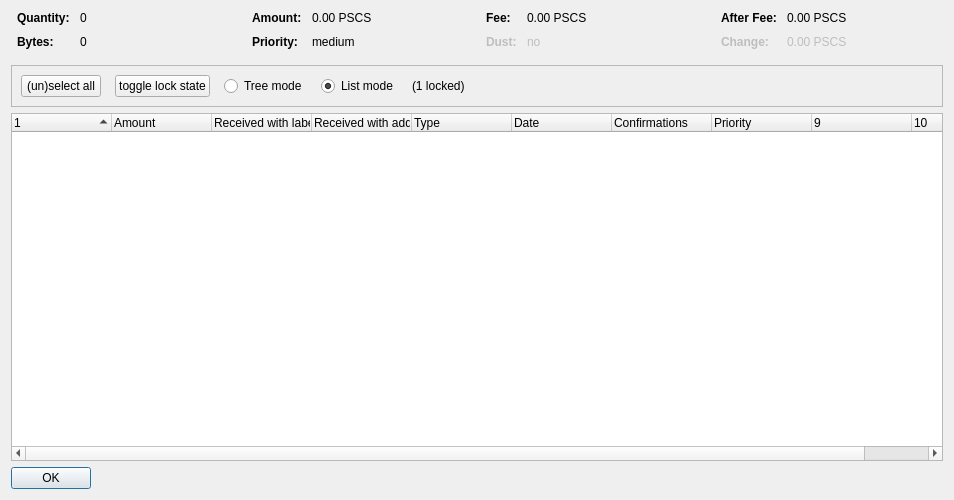
<?xml version="1.0" encoding="UTF-8"?>
<ui version="4.0">
 <class>CoinControlDialog</class>
 <widget class="QDialog" name="CoinControlDialog">
  <property name="geometry">
   <rect>
    <x>0</x>
    <y>0</y>
    <width>954</width>
    <height>500</height>
   </rect>
  </property>
  <property name="windowTitle">
   <string>Coin Selection</string>
  </property>
  <layout class="QVBoxLayout" name="verticalLayout">
   <item>
    <layout class="QHBoxLayout" name="horizontalLayoutTop" stretch="0,0,0,0">
     <property name="topMargin">
      <number>0</number>
     </property>
     <property name="bottomMargin">
      <number>10</number>
     </property>
     <item>
      <layout class="QFormLayout" name="formLayoutCoinControl1">
       <property name="horizontalSpacing">
        <number>10</number>
       </property>
       <property name="verticalSpacing">
        <number>10</number>
       </property>
       <property name="leftMargin">
        <number>6</number>
       </property>
       <property name="rightMargin">
        <number>6</number>
       </property>
       <item row="0" column="0">
        <widget class="QLabel" name="labelCoinControlQuantityText">
         <property name="font">
          <font>
           <weight>75</weight>
           <bold>true</bold>
          </font>
         </property>
         <property name="text">
          <string>Quantity:</string>
         </property>
        </widget>
       </item>
       <item row="0" column="1">
        <widget class="QLabel" name="labelCoinControlQuantity">
         <property name="cursor">
          <cursorShape>IBeamCursor</cursorShape>
         </property>
         <property name="contextMenuPolicy">
          <enum>Qt::ActionsContextMenu</enum>
         </property>
         <property name="text">
          <string notr="true">0</string>
         </property>
         <property name="textInteractionFlags">
          <set>Qt::LinksAccessibleByMouse|Qt::TextSelectableByKeyboard|Qt::TextSelectableByMouse</set>
         </property>
        </widget>
       </item>
       <item row="1" column="0">
        <widget class="QLabel" name="labelCoinControlBytesText">
         <property name="font">
          <font>
           <weight>75</weight>
           <bold>true</bold>
          </font>
         </property>
         <property name="text">
          <string>Bytes:</string>
         </property>
        </widget>
       </item>
       <item row="1" column="1">
        <widget class="QLabel" name="labelCoinControlBytes">
         <property name="cursor">
          <cursorShape>IBeamCursor</cursorShape>
         </property>
         <property name="contextMenuPolicy">
          <enum>Qt::ActionsContextMenu</enum>
         </property>
         <property name="text">
          <string notr="true">0</string>
         </property>
         <property name="textInteractionFlags">
          <set>Qt::LinksAccessibleByMouse|Qt::TextSelectableByKeyboard|Qt::TextSelectableByMouse</set>
         </property>
        </widget>
       </item>
      </layout>
     </item>
     <item>
      <layout class="QFormLayout" name="formLayoutCoinControl2">
       <property name="horizontalSpacing">
        <number>10</number>
       </property>
       <property name="verticalSpacing">
        <number>10</number>
       </property>
       <property name="leftMargin">
        <number>6</number>
       </property>
       <property name="rightMargin">
        <number>6</number>
       </property>
       <item row="0" column="0">
        <widget class="QLabel" name="labelCoinControlAmountText">
         <property name="font">
          <font>
           <weight>75</weight>
           <bold>true</bold>
          </font>
         </property>
         <property name="text">
          <string>Amount:</string>
         </property>
        </widget>
       </item>
       <item row="0" column="1">
        <widget class="QLabel" name="labelCoinControlAmount">
         <property name="cursor">
          <cursorShape>IBeamCursor</cursorShape>
         </property>
         <property name="contextMenuPolicy">
          <enum>Qt::ActionsContextMenu</enum>
         </property>
         <property name="text">
          <string notr="true">0.00 PSCS</string>
         </property>
         <property name="textInteractionFlags">
          <set>Qt::LinksAccessibleByMouse|Qt::TextSelectableByKeyboard|Qt::TextSelectableByMouse</set>
         </property>
        </widget>
       </item>
       <item row="1" column="0">
        <widget class="QLabel" name="labelCoinControlPriorityText">
         <property name="font">
          <font>
           <weight>75</weight>
           <bold>true</bold>
          </font>
         </property>
         <property name="text">
          <string>Priority:</string>
         </property>
        </widget>
       </item>
       <item row="1" column="1">
        <widget class="QLabel" name="labelCoinControlPriority">
         <property name="cursor">
          <cursorShape>IBeamCursor</cursorShape>
         </property>
         <property name="contextMenuPolicy">
          <enum>Qt::ActionsContextMenu</enum>
         </property>
         <property name="text">
          <string>medium</string>
         </property>
         <property name="textInteractionFlags">
          <set>Qt::LinksAccessibleByMouse|Qt::TextSelectableByKeyboard|Qt::TextSelectableByMouse</set>
         </property>
        </widget>
       </item>
      </layout>
     </item>
     <item>
      <layout class="QFormLayout" name="formLayoutCoinControl3">
       <property name="horizontalSpacing">
        <number>10</number>
       </property>
       <property name="verticalSpacing">
        <number>10</number>
       </property>
       <property name="leftMargin">
        <number>6</number>
       </property>
       <property name="rightMargin">
        <number>6</number>
       </property>
       <item row="0" column="0">
        <widget class="QLabel" name="labelCoinControlFeeText">
         <property name="font">
          <font>
           <weight>75</weight>
           <bold>true</bold>
          </font>
         </property>
         <property name="text">
          <string>Fee:</string>
         </property>
        </widget>
       </item>
       <item row="0" column="1">
        <widget class="QLabel" name="labelCoinControlFee">
         <property name="cursor">
          <cursorShape>IBeamCursor</cursorShape>
         </property>
         <property name="contextMenuPolicy">
          <enum>Qt::ActionsContextMenu</enum>
         </property>
         <property name="text">
          <string notr="true">0.00 PSCS</string>
         </property>
         <property name="textInteractionFlags">
          <set>Qt::LinksAccessibleByMouse|Qt::TextSelectableByKeyboard|Qt::TextSelectableByMouse</set>
         </property>
        </widget>
       </item>
       <item row="1" column="0">
        <widget class="QLabel" name="labelCoinControlLowOutputText">
         <property name="enabled">
          <bool>false</bool>
         </property>
         <property name="font">
          <font>
           <weight>75</weight>
           <bold>true</bold>
          </font>
         </property>
         <property name="text">
          <string>Dust:</string>
         </property>
        </widget>
       </item>
       <item row="1" column="1">
        <widget class="QLabel" name="labelCoinControlLowOutput">
         <property name="enabled">
          <bool>false</bool>
         </property>
         <property name="cursor">
          <cursorShape>IBeamCursor</cursorShape>
         </property>
         <property name="contextMenuPolicy">
          <enum>Qt::ActionsContextMenu</enum>
         </property>
         <property name="text">
          <string>no</string>
         </property>
         <property name="textInteractionFlags">
          <set>Qt::LinksAccessibleByMouse|Qt::TextSelectableByKeyboard|Qt::TextSelectableByMouse</set>
         </property>
        </widget>
       </item>
      </layout>
     </item>
     <item>
      <layout class="QFormLayout" name="formLayoutCoinControl4">
       <property name="horizontalSpacing">
        <number>10</number>
       </property>
       <property name="verticalSpacing">
        <number>10</number>
       </property>
       <property name="leftMargin">
        <number>6</number>
       </property>
       <property name="rightMargin">
        <number>6</number>
       </property>
       <item row="0" column="0">
        <widget class="QLabel" name="labelCoinControlAfterFeeText">
         <property name="font">
          <font>
           <weight>75</weight>
           <bold>true</bold>
          </font>
         </property>
         <property name="text">
          <string>After Fee:</string>
         </property>
        </widget>
       </item>
       <item row="0" column="1">
        <widget class="QLabel" name="labelCoinControlAfterFee">
         <property name="cursor">
          <cursorShape>IBeamCursor</cursorShape>
         </property>
         <property name="contextMenuPolicy">
          <enum>Qt::ActionsContextMenu</enum>
         </property>
         <property name="text">
          <string notr="true">0.00 PSCS</string>
         </property>
         <property name="textInteractionFlags">
          <set>Qt::LinksAccessibleByMouse|Qt::TextSelectableByKeyboard|Qt::TextSelectableByMouse</set>
         </property>
        </widget>
       </item>
       <item row="1" column="0">
        <widget class="QLabel" name="labelCoinControlChangeText">
         <property name="enabled">
          <bool>false</bool>
         </property>
         <property name="font">
          <font>
           <weight>75</weight>
           <bold>true</bold>
          </font>
         </property>
         <property name="text">
          <string>Change:</string>
         </property>
        </widget>
       </item>
       <item row="1" column="1">
        <widget class="QLabel" name="labelCoinControlChange">
         <property name="enabled">
          <bool>false</bool>
         </property>
         <property name="cursor">
          <cursorShape>IBeamCursor</cursorShape>
         </property>
         <property name="contextMenuPolicy">
          <enum>Qt::ActionsContextMenu</enum>
         </property>
         <property name="text">
          <string notr="true">0.00 PSCS</string>
         </property>
         <property name="textInteractionFlags">
          <set>Qt::LinksAccessibleByMouse|Qt::TextSelectableByKeyboard|Qt::TextSelectableByMouse</set>
         </property>
        </widget>
       </item>
      </layout>
     </item>
    </layout>
   </item>
   <item>
    <widget class="QFrame" name="frame">
     <property name="minimumSize">
      <size>
       <width>0</width>
       <height>40</height>
      </size>
     </property>
     <property name="frameShape">
      <enum>QFrame::StyledPanel</enum>
     </property>
     <property name="frameShadow">
      <enum>QFrame::Sunken</enum>
     </property>
     <layout class="QHBoxLayout" name="horizontalLayout">
      <item>
       <layout class="QHBoxLayout" name="horizontalLayoutPanel" stretch="0,0,0,0,0,0">
        <property name="spacing">
         <number>14</number>
        </property>
        <item>
         <widget class="QPushButton" name="pushButtonSelectAll">
          <property name="sizePolicy">
           <sizepolicy hsizetype="Maximum" vsizetype="Fixed">
            <horstretch>0</horstretch>
            <verstretch>0</verstretch>
           </sizepolicy>
          </property>
          <property name="text">
           <string>(un)select all</string>
          </property>
          <property name="autoDefault">
           <bool>false</bool>
          </property>
         </widget>
        </item>
        <item>
         <widget class="QPushButton" name="pushButtonToggleLock">
          <property name="sizePolicy">
           <sizepolicy hsizetype="Maximum" vsizetype="Fixed">
            <horstretch>0</horstretch>
            <verstretch>0</verstretch>
           </sizepolicy>
          </property>
          <property name="text">
           <string>toggle lock state</string>
          </property>
          <property name="autoDefault">
           <bool>false</bool>
          </property>
         </widget>
        </item>
        <item>
         <widget class="QRadioButton" name="radioTreeMode">
          <property name="sizePolicy">
           <sizepolicy hsizetype="Maximum" vsizetype="Fixed">
            <horstretch>0</horstretch>
            <verstretch>0</verstretch>
           </sizepolicy>
          </property>
          <property name="text">
           <string>Tree mode</string>
          </property>
         </widget>
        </item>
        <item>
         <widget class="QRadioButton" name="radioListMode">
          <property name="sizePolicy">
           <sizepolicy hsizetype="Maximum" vsizetype="Fixed">
            <horstretch>0</horstretch>
            <verstretch>0</verstretch>
           </sizepolicy>
          </property>
          <property name="text">
           <string>List mode</string>
          </property>
          <property name="checked">
           <bool>true</bool>
          </property>
         </widget>
        </item>
        <item>
         <widget class="QLabel" name="labelLocked">
          <property name="text">
           <string>(1 locked)</string>
          </property>
         </widget>
        </item>
        <item>
         <spacer name="horizontalSpacer">
          <property name="orientation">
           <enum>Qt::Horizontal</enum>
          </property>
          <property name="sizeHint" stdset="0">
           <size>
            <width>40</width>
            <height>20</height>
           </size>
          </property>
         </spacer>
        </item>
       </layout>
      </item>
     </layout>
    </widget>
   </item>
   <item>
    <widget class="CoinControlTreeWidget" name="treeWidget">
     <property name="contextMenuPolicy">
      <enum>Qt::CustomContextMenu</enum>
     </property>
     <property name="sortingEnabled">
      <bool>false</bool>
     </property>
     <property name="columnCount">
      <number>10</number>
     </property>
     <attribute name="headerShowSortIndicator" stdset="0">
      <bool>true</bool>
     </attribute>
     <attribute name="headerStretchLastSection">
      <bool>false</bool>
     </attribute>
     <column>
      <property name="text">
       <string/>
      </property>
     </column>
     <column>
      <property name="text">
       <string>Amount</string>
      </property>
     </column>
     <column>
      <property name="text">
       <string>Received with label</string>
      </property>
     </column>
     <column>
      <property name="text">
       <string>Received with address</string>
      </property>
     </column>
     <column>
      <property name="text">
       <string>Type</string>
      </property>
     </column>
     <column>
      <property name="text">
       <string>Date</string>
      </property>
     </column>
     <column>
      <property name="text">
       <string>Confirmations</string>
      </property>
      <property name="toolTip">
       <string>Confirmed</string>
      </property>
     </column>
     <column>
      <property name="text">
       <string>Priority</string>
      </property>
     </column>
     <column>
      <property name="text">
       <string/>
      </property>
     </column>
     <column>
      <property name="text">
       <string/>
      </property>
     </column>
    </widget>
   </item>
   <item>
    <widget class="QDialogButtonBox" name="buttonBox">
     <property name="sizePolicy">
      <sizepolicy hsizetype="Maximum" vsizetype="Fixed">
       <horstretch>0</horstretch>
       <verstretch>0</verstretch>
      </sizepolicy>
     </property>
     <property name="orientation">
      <enum>Qt::Horizontal</enum>
     </property>
     <property name="standardButtons">
      <set>QDialogButtonBox::Ok</set>
     </property>
    </widget>
   </item>
  </layout>
 </widget>
 <customwidgets>
  <customwidget>
   <class>CoinControlTreeWidget</class>
   <extends>QTreeWidget</extends>
   <header>coincontroltreewidget.h</header>
  </customwidget>
 </customwidgets>
 <resources/>
 <connections/>
</ui>
